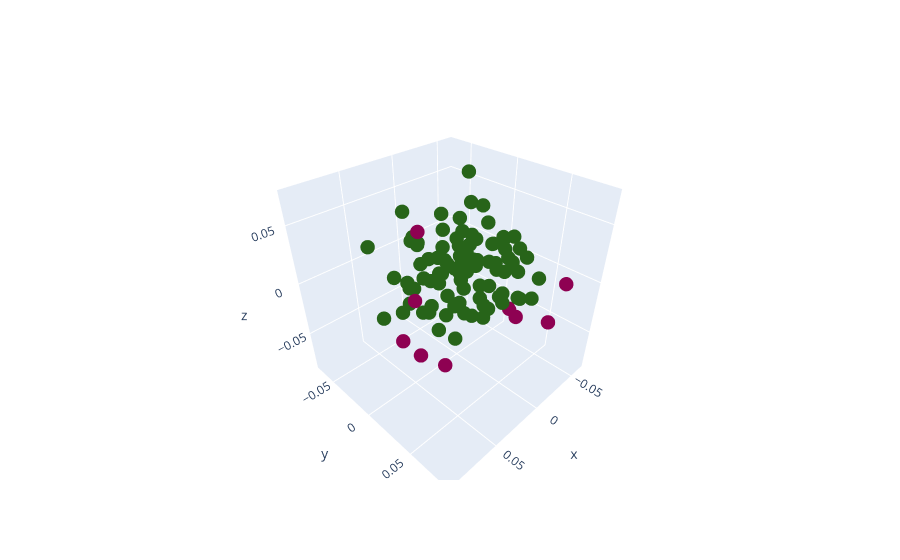

Notebook code for this chart:
### Markdown cell above
https://www.hotbak.net/key/python%E6%95%B0%E6%8D%AE%E5%88%86%E6%9E%90%E5%BC%82%E5%B8%B8%E6%A3%80%E6%B5%8B%E5%88%86%E6%9E%90Anomalydetectionanalysis.html

### Code cell
from sklearn.svm import OneClassSVM
import numpy as np
import plotly.offline as py
import plotly.graph_objs as go
py.init_notebook_mode(connected=True)

# 导入数据
data = np.loadtxt('https://raw.githubusercontent.com/ffzs/dataset/master/outlier.txt', delimiter=' ')

#分配训练集和测试集
train_set = data[:900, :]
test_set = data[-100:, :]

#### 异常检测 ### 
# 创建异常检测模型
one_svm = OneClassSVM(nu=0.1, kernel='rbf', random_state=2018)
# 训练模型
one_svm.fit(train_set)
# 预测异常数据
pre_test_outliers = one_svm.predict(test_set)

### 异常结果统计###
# 合并测试检测结果
total_test_data = np.hstack((test_set, pre_test_outliers.reshape(-1,1)))

# 获取正常数据
normal_test_data = total_test_data[total_test_data[:, -1] == 1]
# 获取异常数据
outlier_test_data = total_test_data[total_test_data[:, -1] == -1]

# 输出异常数据结果
print('异常数据为：{}/{}'.format(len(outlier_test_data), len(total_test_data)))
# 异常数据为：9/100

# 可视化结果
py.iplot([go.Scatter3d(x=total_test_data[:,0], y=total_test_data[:,1], z=total_test_data[:,2], 
                       mode='markers',marker=dict(color=total_test_data[:, -1], size=5))])
